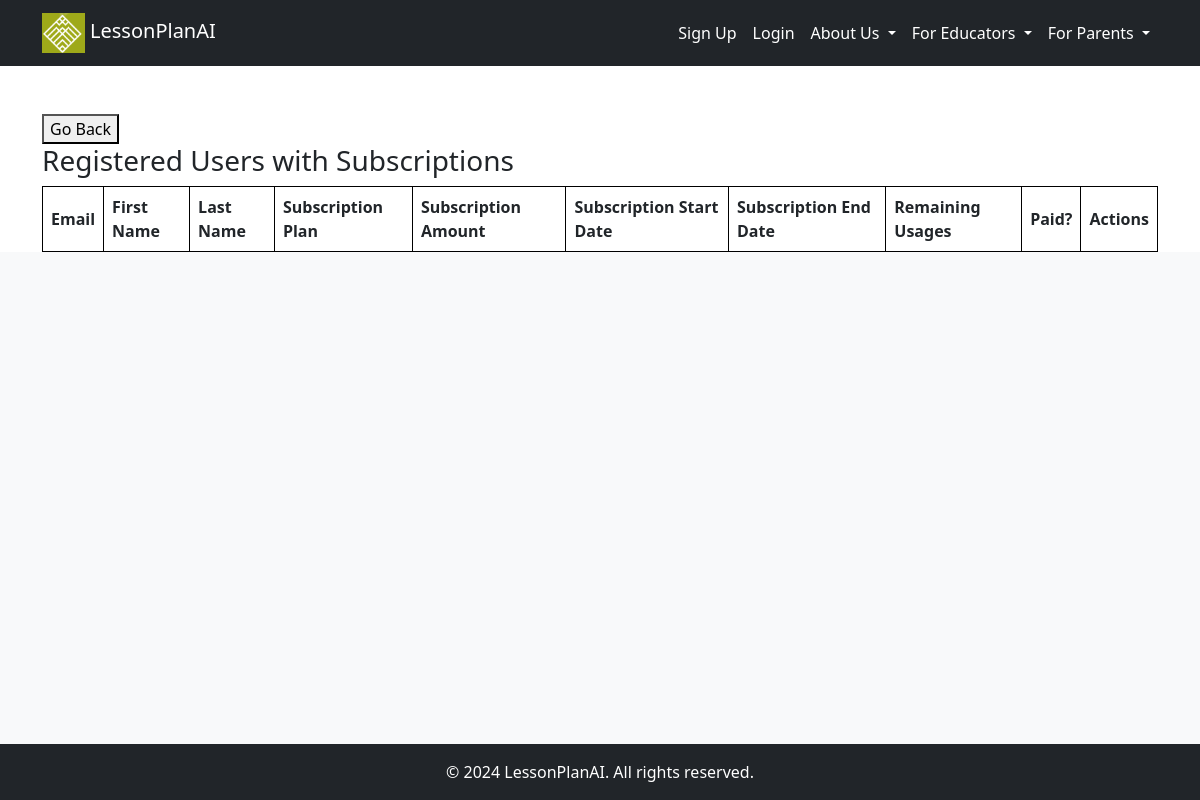
The page /subscribed_users on the database as committed earlier.
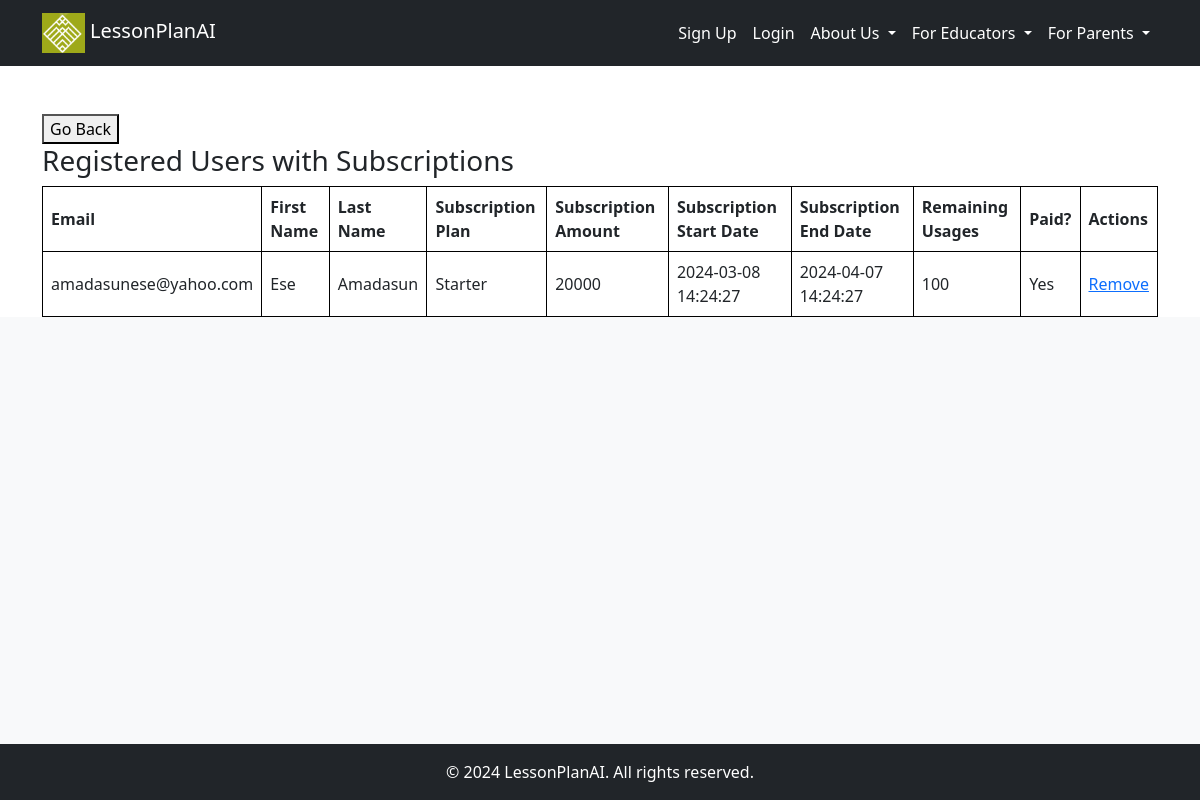
The same page on the database as committed later.
### src/accounts/models.py (models this page shows, shortened)
class User(UserMixin, db.Model):
    __tablename__ = "users"
    id = db.Column(db.Integer, primary_key=True)
    email = db.Column(db.String, unique=True, nullable=False)
    first_name = db.Column(db.String, nullable=False)
    last_name = db.Column(db.String, nullable=False)
    password = db.Column(db.String, nullable=False)
    created_on = db.Column(db.DateTime, nullable=False)
    is_admin = db.Column(db.Boolean, nullable=False, default=False)
    is_confirmed = db.Column(db.Boolean, nullable=True, default=False)
    confirmed_on = db.Column(db.DateTime, nullable=True)
    subscription = db.relationship('Subscription', backref='user', uselist=False)
    tutor = db.relationship('Tutor', backref='user', uselist=False)

class Subscription(db.Model):
    __tablename__ = "subscriptions"
    id = db.Column(db.Integer, primary_key=True)
    plan = db.Column(db.String(50))
    amount = db.Column(db.Integer)
    start_date = db.Column(db.DateTime, default=datetime.utcnow)
    end_date = db.Column(db.DateTime)
    remaining_usages = db.Column(db.Integer)
    paid = db.Column(db.Boolean, default=False)
    user_id = db.Column(db.Integer, db.ForeignKey('users.id'), nullable=False)
    paystack_subscription_id = db.Column(db.String(50), nullable=False)

### src/core/views.py (the view)
@core_bp.route('/subscribed_users')
def subscribed_users():
    users = User.query.filter(User.subscription != None).all()
    return render_template('accounts/subscribed_users.html', users=users)

### src/templates/accounts/subscribed_users.html
{% extends "_base.html" %}
{% block content %}
<button onclick="window.history.back();">Go Back</button>
<br>
<h3>Registered Users with Subscriptions</h3>
  <table style="border-collapse: collapse; width: 100%;">
    <tr>
      <th style="border: 1px solid black;">Email</th>
      <th style="border: 1px solid black;">First Name</th>
      <th style="border: 1px solid black;">Last Name</th>
      <th style="border: 1px solid black;">Subscription Plan</th>
      <th style="border: 1px solid black;">Subscription Amount</th>
      <th style="border: 1px solid black;">Subscription Start Date</th>
      <th style="border: 1px solid black;">Subscription End Date</th>
      <th style="border: 1px solid black;">Remaining Usages</th>
      <th style="border: 1px solid black;">Paid?</th>
      <th style="border: 1px solid black;">Actions</th>
    </tr>
    {% for user in users %}
      {% if user.subscription %}
        <tr>
          <td style="border: 1px solid black;">{{ user.email }}</td>
          <td style="border: 1px solid black;">{{ user.first_name }}</td>
          <td style="border: 1px solid black;">{{ user.last_name }}</td>
          <td style="border: 1px solid black;">{{ user.subscription.plan }}</td>
          <td style="border: 1px solid black;">{{ user.subscription.amount }}</td>
          <td style="border: 1px solid black;">{{ user.subscription.start_date.strftime('%Y-%m-%d %H:%M:%S') }}</td>
          <td style="border: 1px solid black;">{{ user.subscription.end_date.strftime('%Y-%m-%d %H:%M:%S') }}</td>
          <td style="border: 1px solid black;">{{ user.subscription.remaining_usages }}</td>
          <td style="border: 1px solid black;">{{ 'Yes' if user.subscription.paid else 'No' }}</td>
          <td style="border: 1px solid black;">
            <a href="{{ url_for('core.delete_subscribed_user', subscription_id=user.subscription.id) }}">Remove</a>
          </td>
        </tr>
      {% endif %}
    {% endfor %}
  </table>
  {% endblock %}

### src/templates/_base.html (shortened to what this page needs)
<!DOCTYPE html>
<html>
<head>
    <link href="https://maxcdn.bootstrapcdn.com/bootstrap/4.5.2/css/bootstrap.min.css" rel="stylesheet">
    <link rel="stylesheet" type="text/css" href="/static/styles.css">
    <link href="https://stackpath.bootstrapcdn.com/bootstrap/4.3.1/css/bootstrap.min.css" rel="stylesheet">
    <link href="https://stackpath.bootstrapcdn.com/bootstrap/5.1.0/css/bootstrap.min.css" rel="stylesheet">
    <link rel="stylesheet" href="https://cdnjs.cloudflare.com/ajax/libs/font-awesome/6.1.1/css/all.min.css">
</head>
<body>
    {% include 'navigation.html' %}
    <div class="container mt-4">
        <div>
            {% block content %}
            {% endblock %}
        </div>
    </div>
    <div id="social-media" class="bg-light py-4">
    </div>
    <footer class="bg-dark text-white py-3">
        <div class="container text-center">
            &copy; 2024 LessonPlanAI. All rights reserved.
        </div>
    </footer>
</body>
</html>

### src/templates/navigation.html (shortened to what this page needs)
<header>
  <nav class="navbar navbar-expand-lg navbar-dark bg-dark">
      <div class="container">
          <a class="navbar-brand" href="{{ url_for('core.home') }}">
              <img src="{{ url_for('static', filename='images/fav.png') }}" alt="Logo" class="img-fluid" style="height: 40px;">
              LessonPlanAI
          </a>
          <div class="collapse navbar-collapse" id="navbarResponsive">
              <ul class="navbar-nav ml-auto">
            {% if not current_user.is_authenticated %}
            <li class="nav-item">
              <a class="nav-link" href="{{ url_for('accounts.register') }}">Sign Up</a>
            </li>
            <li class="nav-item">
              <a class="nav-link" href="{{ url_for('accounts.login') }}">Login</a>
            </li>
            {% endif %}
          <li class="nav-item dropdown">
            <a class="nav-link dropdown-toggle" href="#" id="navbarDropdownMenuLink" role="button" data-toggle="dropdown" aria-haspopup="true" aria-expanded="false">
                About Us
            </a>
        </li>
              <li class="nav-item dropdown">
                <a class="nav-link dropdown-toggle" href="#" id="navbarDropdownMenuLink" role="button" data-toggle="dropdown" aria-haspopup="true" aria-expanded="false">
                    For Educators
                </a>
            </li>
            <li class="nav-item dropdown">
              <a class="nav-link dropdown-toggle" href="#" id="navbarDropdownMenuLink" role="button" data-toggle="dropdown" aria-haspopup="true" aria-expanded="false">
                  For Parents
              </a>
          </li>
          </ul>
        </div>
      </div>
  </header>

### src/static/styles.css (style rules this page uses)
a { text-decoration: none; }
body { display: flex; flex-direction: column; min-height: 100vh; }
#social-media { flex: 1 0 auto; }
footer { flex-shrink: 0; }
.navbar-nav .nav-link { color: white !important; }
.navbar-nav { margin-bottom: 0; }
.navbar { padding-top: 0; padding-bottom: 20px; }
table { width: 100%; border-collapse: collapse; }
th, td { border: 1px solid black; padding: 8px; text-align: left; }

Rows that differ between the two databases and show on the page:
now on this page (row unchanged): User: email "amadasunese@yahoo.com", first_name "Ese", last_name "Amadasun", subscription.plan "Starter", subscription.amount "20000", subscription.start_date "2024-03-08 14:24:27", subscription.end_date "2024-04-07 14:24:27", subscription.remaining_usages "100"
added Subscription: paid "Yes"
